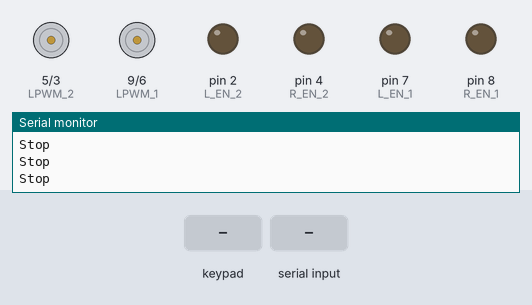
This sketch was run on a simulated Arduino Uno, built with avr-gcc and run on an emulated ATmega328P. Parts: motor-driver pin pairs drawn as motors (green arrow = first pin HIGH = forward, orange = second pin HIGH = backward, longer = more drive), output pins drawn as LEDs (lit = HIGH), the last lines printed to the serial monitor. The inputs (shaded band) are chosen by the test bench.

Above: at 1.5 s.
1.6 s: key 'L' pressed
At 1.8 s:
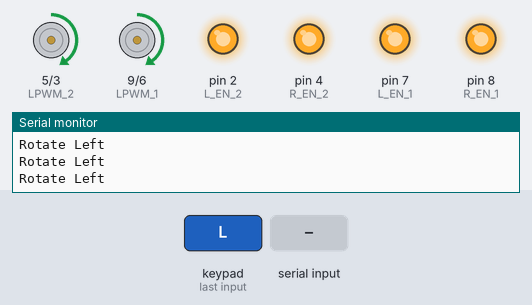
3.5 s: "1" received over Serial
At 3.56 s:
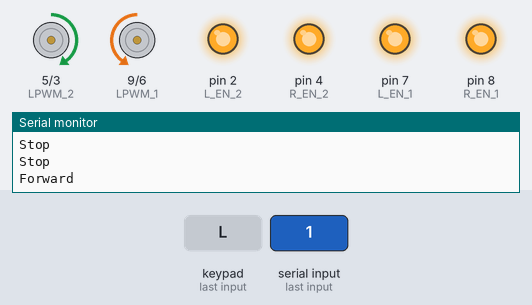
5.1 s: key 'R' pressed
At 5.3 s:
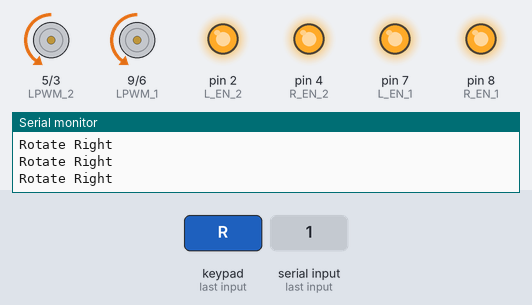
7.0 s: "2" received over Serial
At 7.06 s:
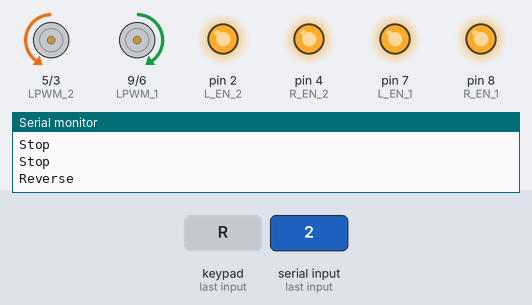
8.6 s: "3" received over Serial
At 8.66 s:
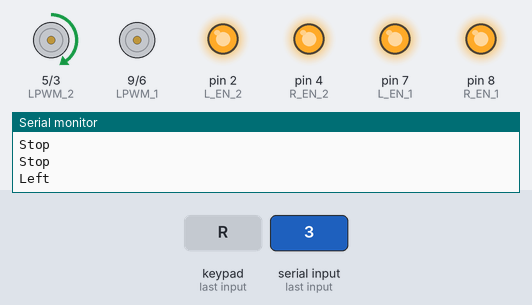
10.2 s: "4" received over Serial
At 10.7 s:
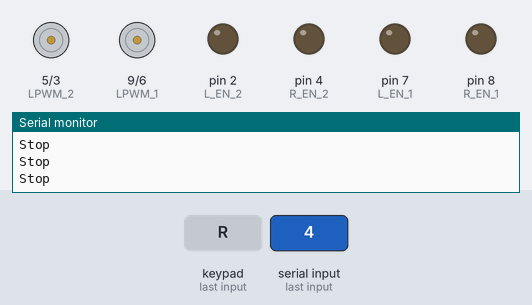
Timing chart, 0 to 12.7 s (numbered marks = the images above; inputs shaded):
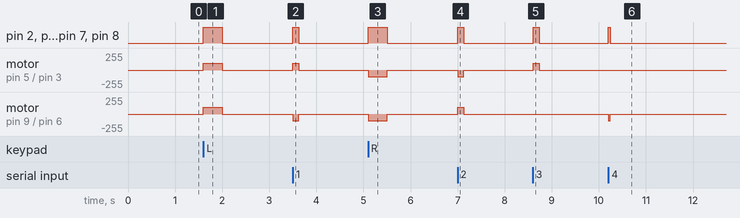

The sketch:

sumobot_ps2.ino
```cpp
#include <PS2X_lib.h>
#define PS2_DAT        12
#define PS2_CMD        11
#define PS2_SEL        10
#define PS2_CLK        13
#define pressures   false
#define rumble      true
PS2X ps2x;
int error = 0;
byte type = 0;
byte vibrate = 50;

#define BRAKE   0
#define CW      1
#define CCW     2
#define DEC_1   50
#define DEC_2   50
#define DEF_1   100
#define DEF_2   100
#define INC_1   150
#define INC_2   150
#define MAX_1   200
#define MAX_2   200
#define MAX     255
#define MOTOR_1 0
#define MOTOR_2 1
short usSpeed_1;
short usSpeed_2;
unsigned short usMotor_Status_1;
unsigned short usMotor_Status_2;

#define RPWM_1  6
#define LPWM_1  9
#define R_EN_1  8
#define L_EN_1  7
#define RPWM_2  3
#define LPWM_2  5
#define R_EN_2  4
#define L_EN_2  2

void setPWMfrequency(int freq) {
  TCCR0B = TCCR2B & 0b11111000 | freq ;
  TCCR1B = TCCR2B & 0b11111000 | freq ;
  TCCR2B = TCCR2B & 0b11111000 | freq ;
}

void motorGo(uint8_t motor, uint8_t direct, uint8_t pwm) {
  if(motor == MOTOR_1){
    if(direct == CW){
      digitalWrite(L_EN_1, HIGH);
      digitalWrite(R_EN_1, HIGH);
      analogWrite (LPWM_1, pwm);
      analogWrite (RPWM_1, 0);
    }
    else if(direct == CCW){
      digitalWrite(L_EN_1, HIGH);
      digitalWrite(R_EN_1, HIGH);
      analogWrite (LPWM_1, 0);
      analogWrite (RPWM_1, pwm);
    }
    else{
      digitalWrite(L_EN_1, LOW);
      digitalWrite(R_EN_1, LOW);
      analogWrite (LPWM_1, 0);
      analogWrite (RPWM_1, 0);
    }
  }
  else if(motor == MOTOR_2){
    if(direct == CW){
      digitalWrite(L_EN_2, HIGH);
      digitalWrite(R_EN_2, HIGH);
      analogWrite (LPWM_2, pwm);
      analogWrite (RPWM_2, 0);
    }
    else if(direct == CCW){
      digitalWrite(L_EN_2, HIGH);
      digitalWrite(R_EN_2, HIGH);
      analogWrite (LPWM_2, 0);
      analogWrite (RPWM_2, pwm);
    }
    else{
      digitalWrite(L_EN_2, LOW);
      digitalWrite(R_EN_2, LOW);
      analogWrite (LPWM_2, 0);
      analogWrite (RPWM_2, 0);
    }
  }
}

void setPWM(){
  usSpeed_1 = DEF_1;
  usSpeed_2 = DEF_2;
  if(ps2x.Button(PSB_PAD_DOWN)){
    usSpeed_1 = DEC_1;
    usSpeed_2 = DEC_2;
  }
  if(ps2x.Button(PSB_PAD_UP)){
    usSpeed_1 = INC_1;
    usSpeed_2 = INC_2;
  }
  if(ps2x.Button(PSB_R2)){
    usSpeed_1 = MAX_1;
    usSpeed_2 = MAX_2;
    if(ps2x.Button(PSB_L2)){
      usSpeed_1 = MAX;
      usSpeed_2 = MAX;
    }
  }
}

void Stop() {
  Serial.println("Stop");
  usMotor_Status_1 = BRAKE;
  usMotor_Status_2 = BRAKE;
  motorGo(MOTOR_1, usMotor_Status_1, 0);
  motorGo(MOTOR_2, usMotor_Status_2, 0);
}

void Forward() {
  Serial.println("Forward");
  usMotor_Status_1 = CCW;
  usMotor_Status_2 = CW;
  motorGo(MOTOR_1, usMotor_Status_1, usSpeed_1);
  motorGo(MOTOR_2, usMotor_Status_2, usSpeed_2);
}

void Reverse() {
  Serial.println("Reverse");
  usMotor_Status_1 = CW;
  usMotor_Status_2 = CCW;
  motorGo(MOTOR_1, usMotor_Status_1, usSpeed_1);
  motorGo(MOTOR_2, usMotor_Status_2, usSpeed_2);
}

void Left(){
  Serial.println("Left");
  usMotor_Status_1 = CCW;
  usMotor_Status_2 = CW;
  motorGo(MOTOR_1, usMotor_Status_1, BRAKE);
  motorGo(MOTOR_2, usMotor_Status_2, usSpeed_2);
}

void Right(){
  Serial.println("Right");
  usMotor_Status_1 = CCW; //berlawan arah
  usMotor_Status_2 = CW; //searah jarum jam;
  motorGo(MOTOR_1, usMotor_Status_1, usSpeed_1);
  motorGo(MOTOR_2, usMotor_Status_2, BRAKE);
}

void reverseLeft(){
  Serial.println("Reverse Left");
  usMotor_Status_1 = CW;
  usMotor_Status_2 = CCW;
  motorGo(MOTOR_1, usMotor_Status_1, BRAKE);
  motorGo(MOTOR_2, usMotor_Status_2, usSpeed_2);
}

void reverseRight(){
  Serial.println("Reverse Right");
  usMotor_Status_1 = CW; //berlawan arah
  usMotor_Status_2 = CCW; //searah jarum jam;
  motorGo(MOTOR_1, usMotor_Status_1, usSpeed_1);
  motorGo(MOTOR_2, usMotor_Status_2, BRAKE);
}

void rotateLeft(){
  Serial.println("Rotate Left");
  usMotor_Status_1 = CW; //berlawan arah
  usMotor_Status_2 = CW; //searah jarum jam
  motorGo(MOTOR_1, usMotor_Status_1, usSpeed_1);
  motorGo(MOTOR_2, usMotor_Status_2, usSpeed_2);
}

void rotateRight(){
  Serial.println("Rotate Right");
  usMotor_Status_1 = CCW; //berlawan arah
  usMotor_Status_2 = CCW; //searah jarum jam
  motorGo(MOTOR_1, usMotor_Status_1, usSpeed_1);
  motorGo(MOTOR_2, usMotor_Status_2, usSpeed_2);
}

void Standing(){
  if(ps2x.ButtonReleased(PSB_L3)) Stop();
  usSpeed_1 = MAX;
  usSpeed_2 = MAX;
  Reverse();
  delay(1000);
  if(ps2x.ButtonPressed(PSB_L3))  Forward();
}

void Racing(){
  if(ps2x.ButtonReleased(PSB_R3))   Stop();
  usSpeed_1 = MAX;
  usSpeed_2 = MAX;
  Forward();
  delay(1500);
  Reverse();
  delay(4000);
}

void IncreaseSpeed(){
  usSpeed_1 = usSpeed_1 + 10;
  usSpeed_2 = usSpeed_1 + 10;
  if(usSpeed_1 > 255 || usSpeed_2 > 255){
    usSpeed_1 = 255;
    usSpeed_2 = 255;
  }
  Serial.print("Speed -: ");
  Serial.print(usSpeed_1);
  Serial.print(" ");
  Serial.println(usSpeed_2);
  motorGo(MOTOR_1, usMotor_Status_1, usSpeed_1);
  motorGo(MOTOR_2, usMotor_Status_2, usSpeed_2);
}

void DecreaseSpeed(){
  usSpeed_1 = usSpeed_1 - 10;
  usSpeed_2 = usSpeed_2 - 10;
  if(usSpeed_1 < 0 || usSpeed_2 < 0){
    usSpeed_1 = 0;
    usSpeed_2 = 0;
  }
  Serial.print("Speed -: ");
  Serial.print(usSpeed_1);
  Serial.print(" ");
  Serial.println(usSpeed_2);
  motorGo(MOTOR_1, usMotor_Status_1, usSpeed_1);
  motorGo(MOTOR_2, usMotor_Status_2, usSpeed_2);
}

void setup() {
  delay(300);
  error = ps2x.config_gamepad(PS2_CLK, PS2_CMD, PS2_SEL, PS2_DAT, pressures, rumble);
  if (error == 0) {
    Serial.println("Sukses");
    Serial.print("pressures = ");
    if (pressures)  Serial.println("true ");
    else            Serial.println("false");
    Serial.print("rumble = ");
    if (rumble) Serial.println("true)");
    else        Serial.println("false");
  }
  else Serial.println("Check Wiring");

  pinMode(RPWM_1, OUTPUT);
  pinMode(LPWM_1, OUTPUT);
  pinMode(R_EN_1, OUTPUT);
  pinMode(L_EN_1, OUTPUT);
  pinMode(RPWM_2, OUTPUT);
  pinMode(LPWM_2, OUTPUT);
  pinMode(R_EN_2, OUTPUT);
  pinMode(L_EN_2, OUTPUT);
  digitalWrite(RPWM_1, LOW);
  digitalWrite(LPWM_1, LOW);
  digitalWrite(RPWM_2, LOW);
  digitalWrite(LPWM_2, LOW);
  digitalWrite(R_EN_1, HIGH);
  digitalWrite(L_EN_1, HIGH);
  digitalWrite(R_EN_2, HIGH);
  digitalWrite(L_EN_2, HIGH);
  Serial.begin(57600);
}

void loop() {
  setPWMfrequency(0x02);
  if(error == 1) return;

  else {
    // PSB_START PSB_SELECT PSB_PAD_UP PSB_PAD_RIGHT PSB_PAD_LEFT PSB_PAD_DOWN
    // PSB_CROSS PSB_SQUARE PSB_TRIANGLE PSB_CIRCLE PSB_L1 PSB_L2 PSB_L3 PSB_R1 PSB_R2 PSB_R3
    // PSS_LX PSS_LY PSS_RX PSS_RY PSAB_PAD_UP PSAB_PAD_RIGHT PSAB_PAD_LEFT PSAB_PAD_DOWN
    ps2x.read_gamepad(false, vibrate);
    vibrate = ps2x.Analog(PSAB_CROSS);
    if(ps2x.Button(PSB_CROSS)){
      setPWM();
      if      (ps2x.Button(PSB_PAD_LEFT))   Left();
      else if (ps2x.Button(PSB_PAD_RIGHT))  Right();
      else    Forward();
    }
    else if(ps2x.Button(PSB_SQUARE)){
      setPWM();
      if      (ps2x.Button(PSB_PAD_LEFT))   reverseLeft();
      else if (ps2x.Button(PSB_PAD_RIGHT))  reverseRight();
      else    Reverse();
    }
    else if(ps2x.Button(PSB_PAD_LEFT)){
      setPWM();
      rotateLeft();
    }
    else if(ps2x.Button(PSB_PAD_RIGHT)){
      setPWM();
      rotateRight();
    }
    else if(ps2x.Button(PSB_L1)){
      setPWM();
      Left();
    }
    else if(ps2x.Button(PSB_R1)){
      setPWM();
      Right();
    }
    else if(ps2x.Button(PSB_L3)){
      setPWM();
      Standing();
    }
    else if(ps2x.Button(PSB_R3)){
      setPWM();
      Racing();
    }
    else  Stop();
  }

  //Uncomment Di Bawah Ini
  char user_input;
  while(Serial.available())
  {
    user_input = Serial.read();
    if (user_input =='1')
    {
      Forward();
      delay(1000);
      Stop();
    }
    else if (user_input =='2')
    {
      Reverse();
      delay(1000);
      Stop();
    }
    else if (user_input =='3')
    {
      Left();
      delay(1000);
      Stop();
    }
    else if (user_input =='4')
    {
      Right();
      delay(300);
      Stop();
    }
    else if (user_input =='5')
    {
      reverseLeft();
      delay(300);
      Stop();
    }
    else if (user_input =='6')
    {
      reverseRight();
      delay(300);
      Stop();
    }
    else if (user_input =='7')
    {
      rotateLeft();
      delay(300);
      Stop();
    }
    else if (user_input =='8')
    {
      rotateRight();
      delay(300);
      Stop();
    }
  }
  delay(50);
}
```

Measured:
- after the input at 1.6 s, pin 2 (L_EN_2), pin 4 (R_EN_2), pin 7 (L_EN_1), pin 8 (R_EN_1): LOW → HIGH at once, → LOW 0.40 s later; motor on pin 5 (LPWM_2) / pin 3 (RPWM_2), motor on pin 9 (LPWM_1) / pin 6 (RPWM_1): stopped → forward 100/255 at once, → stopped 0.40 s later
- after the input at 3.5 s, pin 2 (L_EN_2), pin 4 (R_EN_2), pin 7 (L_EN_1), pin 8 (R_EN_1): LOW → HIGH at once, → LOW 0.13 s later; motor on pin 5 (LPWM_2) / pin 3 (RPWM_2): stopped → forward 100/255 at once, → stopped 0.13 s later; motor on pin 9 (LPWM_1) / pin 6 (RPWM_1): stopped → backward 100/255 at once, → stopped 0.13 s later
- after the input at 5.1 s, pin 2 (L_EN_2), pin 4 (R_EN_2), pin 7 (L_EN_1), pin 8 (R_EN_1): LOW → HIGH at once, → LOW 0.40 s later; motor on pin 5 (LPWM_2) / pin 3 (RPWM_2), motor on pin 9 (LPWM_1) / pin 6 (RPWM_1): stopped → backward 100/255 at once, → stopped 0.40 s later
- after the input at 7.0 s, pin 2 (L_EN_2), pin 4 (R_EN_2), pin 7 (L_EN_1), pin 8 (R_EN_1): LOW → HIGH at once, → LOW 0.13 s later; motor on pin 5 (LPWM_2) / pin 3 (RPWM_2): stopped → backward 100/255 at once, → stopped 0.13 s later; motor on pin 9 (LPWM_1) / pin 6 (RPWM_1): stopped → forward 100/255 at once, → stopped 0.13 s later
- after the input at 8.6 s, pin 2 (L_EN_2), pin 4 (R_EN_2), pin 7 (L_EN_1), pin 8 (R_EN_1): LOW → HIGH at once, → LOW 0.13 s later; motor on pin 5 (LPWM_2) / pin 3 (RPWM_2): stopped → forward 100/255 at once, → stopped 0.13 s later
- after the input at 10.2 s, pin 2 (L_EN_2), pin 4 (R_EN_2), pin 7 (L_EN_1), pin 8 (R_EN_1): LOW → HIGH at once, → LOW 0.04 s later; motor on pin 9 (LPWM_1) / pin 6 (RPWM_1): stopped → backward 100/255 at once, → stopped 0.04 s later
